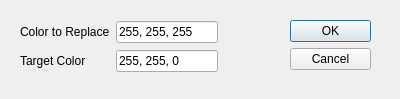
<?xml version="1.0" encoding="UTF-8"?>
<ui version="4.0">
 <class>Dialog_replacecolor</class>
 <widget class="QDialog" name="Dialog_replacecolor">
  <property name="geometry">
   <rect>
    <x>0</x>
    <y>0</y>
    <width>400</width>
    <height>99</height>
   </rect>
  </property>
  <property name="sizePolicy">
   <sizepolicy hsizetype="Fixed" vsizetype="Fixed">
    <horstretch>0</horstretch>
    <verstretch>0</verstretch>
   </sizepolicy>
  </property>
  <property name="minimumSize">
   <size>
    <width>400</width>
    <height>99</height>
   </size>
  </property>
  <property name="maximumSize">
   <size>
    <width>400</width>
    <height>99</height>
   </size>
  </property>
  <property name="windowTitle">
   <string>Replace Color</string>
  </property>
  <widget class="QDialogButtonBox" name="buttonBox">
   <property name="geometry">
    <rect>
     <x>290</x>
     <y>20</y>
     <width>81</width>
     <height>241</height>
    </rect>
   </property>
   <property name="orientation">
    <enum>Qt::Vertical</enum>
   </property>
   <property name="standardButtons">
    <set>QDialogButtonBox::Cancel|QDialogButtonBox::Ok</set>
   </property>
  </widget>
  <widget class="QWidget" name="">
   <property name="geometry">
    <rect>
     <x>20</x>
     <y>20</y>
     <width>198</width>
     <height>55</height>
    </rect>
   </property>
   <layout class="QGridLayout" name="gridLayout">
    <item row="0" column="0">
     <widget class="QLabel" name="label">
      <property name="text">
       <string>Color to Replace</string>
      </property>
     </widget>
    </item>
    <item row="0" column="1">
     <widget class="QLineEdit" name="lineEdit">
      <property name="text">
       <string>255, 255, 255</string>
      </property>
     </widget>
    </item>
    <item row="1" column="0">
     <widget class="QLabel" name="label_2">
      <property name="text">
       <string>Target Color</string>
      </property>
     </widget>
    </item>
    <item row="1" column="1">
     <widget class="QLineEdit" name="lineEdit_2">
      <property name="text">
       <string>255, 255, 0</string>
      </property>
     </widget>
    </item>
   </layout>
  </widget>
 </widget>
 <resources/>
 <connections>
  <connection>
   <sender>buttonBox</sender>
   <signal>accepted()</signal>
   <receiver>Dialog_replacecolor</receiver>
   <slot>accept()</slot>
   <hints>
    <hint type="sourcelabel">
     <x>248</x>
     <y>254</y>
    </hint>
    <hint type="destinationlabel">
     <x>157</x>
     <y>274</y>
    </hint>
   </hints>
  </connection>
  <connection>
   <sender>buttonBox</sender>
   <signal>rejected()</signal>
   <receiver>Dialog_replacecolor</receiver>
   <slot>reject()</slot>
   <hints>
    <hint type="sourcelabel">
     <x>316</x>
     <y>260</y>
    </hint>
    <hint type="destinationlabel">
     <x>286</x>
     <y>274</y>
    </hint>
   </hints>
  </connection>
 </connections>
</ui>
